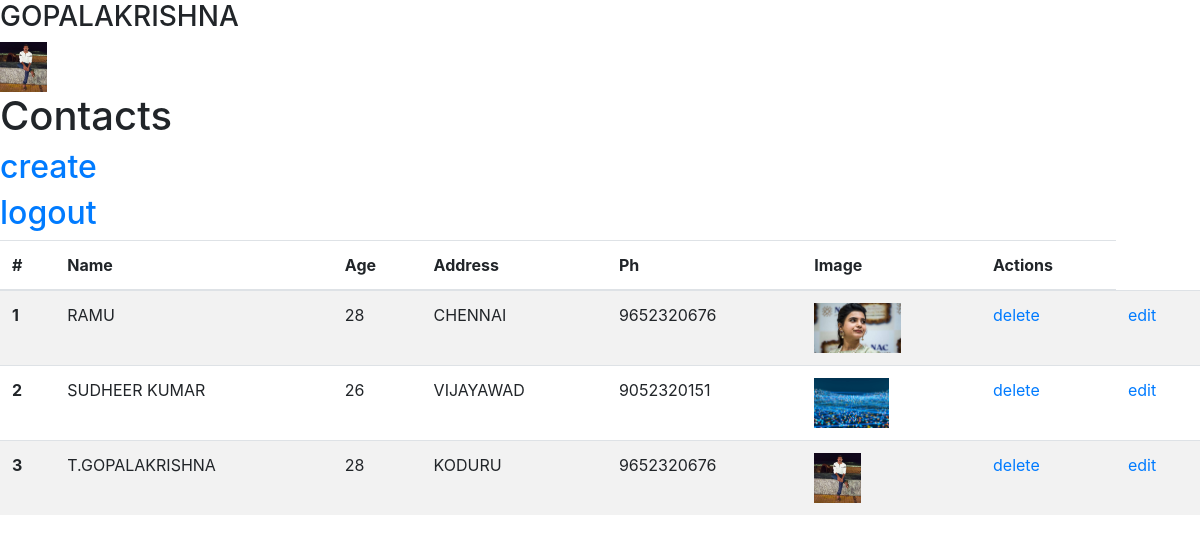
/home (signed in), run on the app's committed database.
### fristapp/models.py (models this page shows)
class usercreation(models.Model):
    user_name = models.CharField(max_length=20)
    user_email = models.EmailField(unique=True)
    user_pic = models.ImageField(upload_to='user/images')
    user_password = models.CharField(max_length=100)

class student(models.Model):
    name=models.CharField(max_length=20)
    age=models.IntegerField()
    address=models.CharField(max_length=20)
    phone=models.IntegerField()
    pic=models.ImageField(upload_to='images')
    st_id=models.IntegerField(blank=True,null=True)

### fristapp/views.py (the view)
# urls.py: 2. Add a URL to urlpatterns:  path('', views.home, name='home')
def home(request):
    if request.session.has_key('user_email'):
        user_mali = request.session['user_email']
        id = usercreation.objects.get(user_email=user_mali)
        data=student.objects.filter(st_id=id.id).order_by('name')
        return render(request,'home.html',{'data':data,'id':id})
    else:
        return redirect('login')

### templates/home.html (shortened to what this page needs)
<!DOCTYPE html>
<html lang="en">
<head>
     <link rel="stylesheet" href="https://stackpath.bootstrapcdn.com/bootstrap/4.1.3/css/bootstrap.min.css">
</head>
<body>
    {% extends 'base.html' %}
    {% block content %}
        <h3>{{id.user_name|upper}}</h3><img height="50px" src="{{id.user_pic.url}}">
        <h1>Contacts</h1>
    <h2><a href={% url 'student_data' %}>create</a></h2>
    <h2><a href={% url 'logout'     %}>logout</a><br></h2>
            <table class="table table-striped">
                  <thead>
                    <tr>
                      <th scope="col">#</th>
                      <th scope="col">Name</th>
                      <th scope="col">Age</th>
                      <th scope="col">Address</th>
                      <th scope="col">Ph</th>
                      <th scope="col">Image</th>
                      <th scope="col">Actions</th>
                    </tr>
                  </thead>
                  <tbody>
                  {% for x in data %}
                    <tr>
                      <th scope="row">{{forloop.counter}} </th>
                      <td>{{x.name|upper}}</td>
                      <td>{{x.age}}</td>
                      <td>{{x.address|upper}}</td>
                      <td>{{x.phone}}</td>
                      <td><img height="50px" src="{{x.pic.url}}"></td>
                      <td><a href={% url 'student_data_delete'  x.id  %}>delete</a></td>
                      <td><a href={% url 'student_data_update'  x.id  %}  %}>edit</a></td>
                    </tr>
                  {% endfor %}
                  </tbody>
                </table>
    {% endblock %}

### templates/base.html (shortened to what this page needs)
<!DOCTYPE html>
<html lang="en">
<head>
</head>
<body bgcolor="green">
    {% block content %}
    {% endblock %}
</body>
</html>

### data on the page
usercreation: user_name "GOPALAKRISHNA", user_pic (picture)
student: name "RAMU", age "28", address "CHENNAI", phone "9652320676", pic (picture)
student: name "SUDHEER KUMAR", age "26", address "VIJAYAWAD", phone "9052320151", pic (picture)
student: name "T.GOPALAKRISHNA", age "28", address "KODURU", phone "9652320676", pic (picture)
